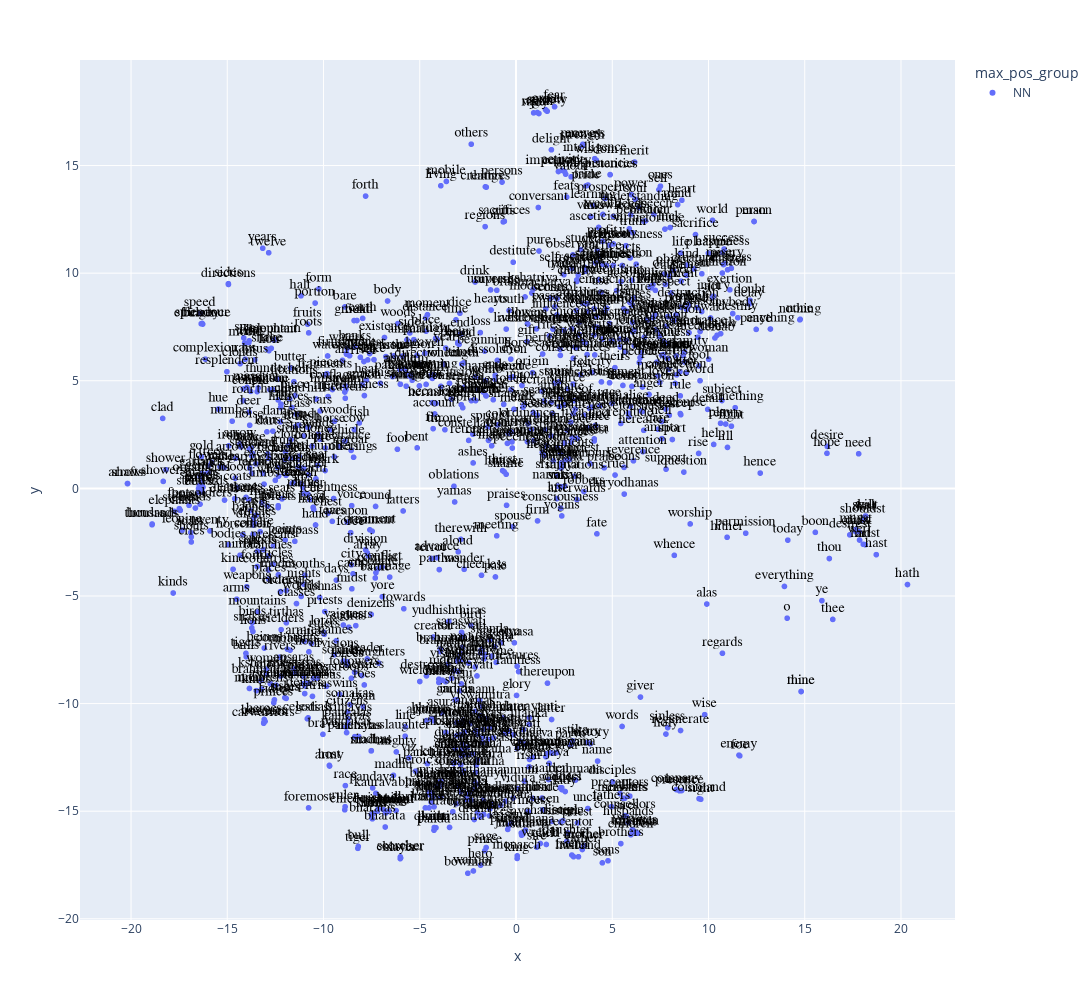

Notebook cell for this chart:
### Code cell
X = TSNE.join(VOCAB, how='left')
X = X[X['max_pos_group']=='NN']
px.scatter(X.reset_index(), 'x', 'y', 
        text='term_str', 
        color='max_pos_group', 
        hover_name='term_str',          
        height=1000,
        width=1200)\
    .update_traces(
        mode='markers+text', 
        textfont=dict(color='black', size=14, family='Arial'),
        textposition='top center')

### Figure 1 — Plotly figure (JSON) as saved in the notebook; plotly's stock layout.template omitted (floating-point values rounded to 4 significant figures; data arrays with more than 128 entries replaced by an {"elided": "..."} marker saying what was removed)
{"data": [{"hovertemplate": "<b>%{hovertext}</b><br><br>max_pos_group=NN<br>x=%{x}<br>y=%{y}<br>term_str=%{text}<extra></extra>", "hovertext": {"elided": "1049 str values"}, "legendgroup": "NN", "marker": {"color": "#636efa", "symbol": "circle"}, "mode": "markers+text", "name": "NN", "showlegend": true, "text": {"elided": "1049 str values"}, "textfont": {"color": "black", "family": "Arial", "size": 14}, "textposition": "top center", "type": "scattergl", "x": {"elided": "1049 float values"}, "xaxis": "x", "y": {"elided": "1049 float values"}, "yaxis": "y"}], "layout": {"height": 1000, "legend": {"title": {"text": "max_pos_group"}, "tracegroupgap": 0}, "margin": {"t": 60}, "width": 1200, "xaxis": {"anchor": "y", "domain": [0, 1], "title": {"text": "x"}}, "yaxis": {"anchor": "x", "domain": [0, 1], "title": {"text": "y"}}}}
